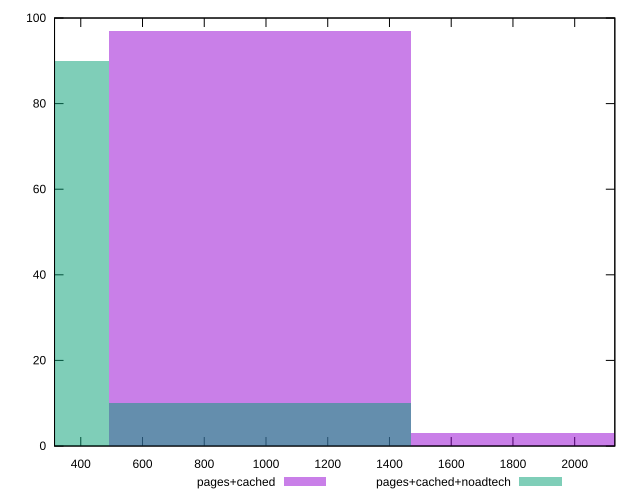

Write the gnuplot code that produced this figure.
reset

$pagesCached <<EOF
1959.850070077831 3
979.9250350389156 97
EOF

$pagesCachedNoadtech <<EOF
979.9250350389156 10
0 90
EOF

set key outside below
set boxwidth 979.9250350389156
set xrange [315:2130]
set yrange [0:100]
set trange [0:100]
set style fill transparent solid 0.5 noborder
set terminal svg size 640, 500 enhanced background rgb 'white'
set output "report_00017_2021-02-10T15-08-03.406Z/render-blocking-resources/comparison/histogram/1_vs_2.svg"

plot $pagesCached title "pages+cached" with boxes, \
     $pagesCachedNoadtech title "pages+cached+noadtech" with boxes

reset
